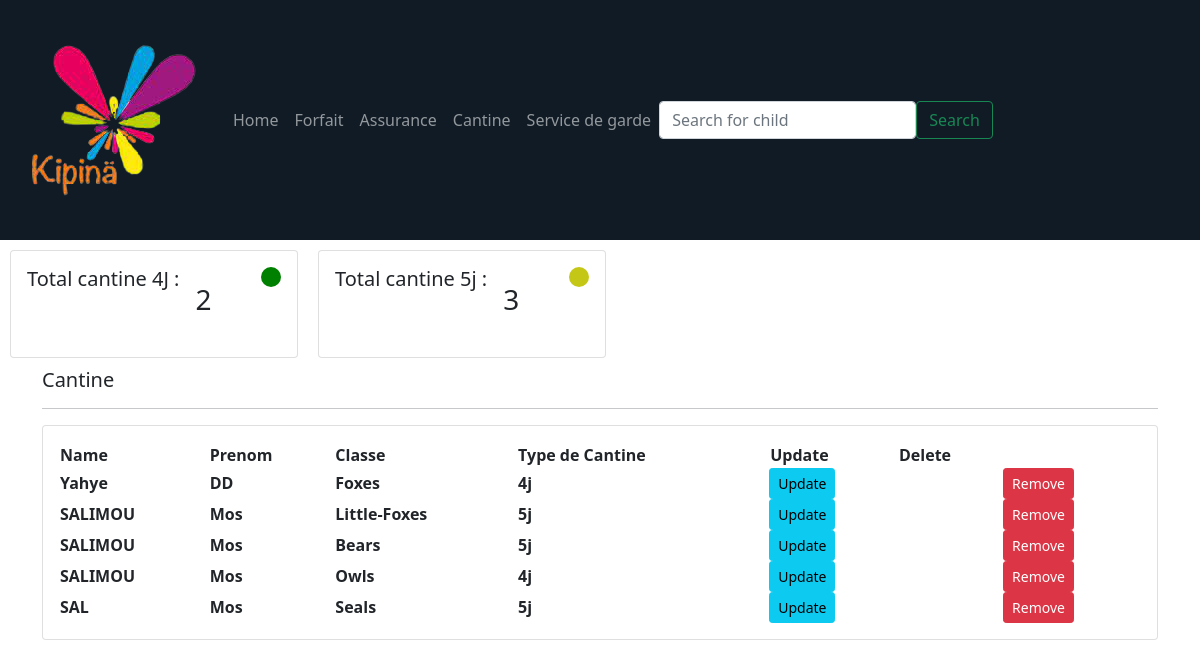
Screenshot of /Cantine/ with the database file from the repository.
### compte/models.py (models this page shows, shortened)
class Cantine(models.Model):
    TYPE=(
        ('4j','4j'),
        ('5j','5j'),
        ('NON','NON'),
    )
    enfant=models.ForeignKey(Enfant,null=True, on_delete=models.SET_NULL)
    type_cantine=models.CharField(max_length=100, null=True, choices=TYPE)

class Enfant(models.Model):
    TYPE=(
        ('exterieur','exterieur'),
        ('interne','interne'),
    )
    CLASSE=(
        ('Foxes','Foxes'),
        ('Little-Foxes','Little-Foxes'),
        ('Bears','Bears'),
        ('Seals','Seals'),
        ('Owls','Owls'),
    )
    name=models.CharField(max_length=100, null=True)
    prenom=models.CharField(max_length=100, null=True)
    nationalite=models.CharField(max_length=100, null=True)
    langueMaternelle=models.CharField(max_length=100, null=True)
    langueParlee=models.CharField(max_length=100, null=True)
    type=models.CharField(max_length=100, null=True, choices=TYPE)
    date_naissance=models.CharField(max_length=100, null=True)
    date_inscription=models.DateTimeField(auto_now_add=True)
    claSSe=models.CharField(max_length=100, null=True, choices=CLASSE)
    frais_scolarite=models.BooleanField()

### compte/views.py (the view)
# urls.py: path('Cantine/', views.cantine, name='Cantine'),
def cantine(request):
    enf=Cantine.objects.all()
    total4J=enf.filter(type_cantine='4j').count()
    total5J=enf.filter(type_cantine='5j').count()
    context={
        'enf':enf,
        'total4J' : total4J,
        'total5J' : total5J,
    }
    return render(request,'compte/cantine.html', context)

### templates/compte/cantine.html (shortened to what this page needs)
<!DOCTYPE html>
{% include 'compte/navbar.html' %}
<html lang="en">
<head>
  <link href="https://cdn.jsdelivr.net/npm/bootstrap@5.0.0/dist/css/bootstrap.min.css"
        rel="stylesheet"
>
</head>
<body style="background-image: url('https://i.pinimg.com/originals/62/63/5b/62635bfd6f5c20e3666f27e015191bde.jpg');">
<div style="display: flex; flex-direction: row; flex-wrap: wrap">
  <div class="card" style="width: 18rem; margin: 10px">
    <div class="card-body">
      <div style="display: flex; flex-direction: row">
        <h5 class="card-title">Total cantine 4J : </h5>
        <h3 class="card-body"> {{total4J}} </h3>
        <div style="
          background: green;
          width: 20px;
          height: 20px;
          margin-left: 10px;
          border-radius: 50%;
        "></div>
      </div>
    </div>
  </div>
  <div class="card" style="width: 18rem; margin: 10px">
    <div class="card-body">
      <div style="display: flex; flex-direction: row">
        <h5 class="card-title">Total cantine 5j : </h5>
        <h3 class="card-body"> {{total5J}} </h3>
        <div style="
          background: rgb(196, 199, 21);
          width: 20px;
          height: 20px;
          margin-left: 10px;
          border-radius: 50%;
        "></div>
      </div>
    </div>
</div>
<div class="container">
 <div class="row">
    <div class="col-md-12">
        <h5>Cantine</h5>
        <hr>
        <div class="card card-body">
            <table>
                <tr>
                    <th>
                        Name
                    </th>
                    <th>
                        Prenom
                    </th>
                    <th>
                        Classe
                    </th>
                    <th>
                        Type de Cantine
                    </th>
                    <th>
                        Update
                    </th>
                    <th>
                        Delete
                    </th>
                </tr>
                {% for i in enf %}
                <tr>
                    <th>
                        {{i.enfant.name}}
                    </th>
                    <th> {{i.enfant.prenom}}</th>
                    <th>{{i.enfant.claSSe}}</th>
                    <th>{{i.type_cantine}}</th>
                    <th class="btn btn-sm btn-info"> Update</th>
                    <th></th>
                    <th class="btn btn-sm btn-danger" href="{% url 'Remove_Cantine' i.id %}"> Remove</th>
                </tr>
                {% endfor %}
            </table>
        </div>
    </div>
 </div>
</div>
</body>
</html>

### templates/compte/navbar.html (shortened to what this page needs)
{% load static %}
<nav class="navbar navbar-expand-lg navbar-dark background-color" style="background-color: #101b25;">
    <img src="{% static 'img/Kipina.png' %}" style="margin-bottom: auto;">
    <div class="collapse navbar-collapse" id="navbarSupportedContent">
      <ul class="navbar-nav mr-auto">
          <a class="nav-link" href="{% url 'dash'%}">Home</a>
        <li class="nav-item active">
          <a class="nav-link" href="{% url 'Forfait'%}">Forfait</a>
        </li>
        <li class="nav-item">
        <li class="nav-item">
          <a class="nav-link" href="{% url 'Assurance'%}">Assurance</a>
        </li>
        <li class="nav-item">
          <a class="nav-link" href="{% url 'Cantine' %}">Cantine</a>
        </li>
        <li class="nav-item">
          <a class="nav-link" href="{% url 'Garde' %}">Service de garde</a>
        </li>
        </li>
      </ul>
      <form class="d-flex" method="POST" action="{% url 'Search'%}">
        <input class="form-control mr-sm-2" type="search" placeholder="Search for child" aria-label="Search" name="searched">
        <button class="btn btn-outline-success my-2 my-sm-0" type="submit">Search</button>
      </form>
    </div>
  </nav>

### rows the page displays
Cantine: enfant.name "Yahye", enfant.prenom "DD", enfant.claSSe "Foxes", type_cantine "4j"
Cantine: enfant.name "SALIMOU", enfant.prenom "Mos", enfant.claSSe "Little-Foxes", type_cantine "5j"
Cantine: enfant.name "SALIMOU", enfant.prenom "Mos", enfant.claSSe "Bears", type_cantine "5j"
Cantine: enfant.name "SALIMOU", enfant.prenom "Mos", enfant.claSSe "Owls", type_cantine "4j"
Cantine: enfant.name "SAL", enfant.prenom "Mos", enfant.claSSe "Seals", type_cantine "5j"

### other values shown
{{ total4J }} "2"
{{ total5J }} "3"
